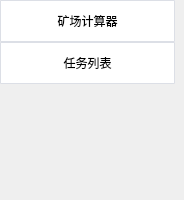
   <widget class="QWidget" name="tools_tab">
    <attribute name="title">
     <string>工具</string>
    </attribute>
    <widget class="QWidget" name="tools_widget" native="true">
     <property name="geometry">
      <rect>
       <x>0</x>
       <y>0</y>
       <width>175</width>
       <height>191</height>
      </rect>
     </property>
     <widget class="QPushButton" name="quarry_calculator_Button">
      <property name="geometry">
       <rect>
        <x>0</x>
        <y>0</y>
        <width>175</width>
        <height>42</height>
       </rect>
      </property>
      <property name="styleSheet">
       <string notr="true">QPushButton {
    background-color: #ffffff;
    border: 1px solid #dcdfe6;
    border-radius: 1px;
}

QPushButton:hover {
    background-color: #ecf5ff;
    color: #409eff;
}

QPushButton:pressed, QPushButton:checked {
    border: 1px solid #3a8ee6;
    color: #409eff;
}</string>
      </property>
      <property name="text">
       <string>矿场计算器</string>
      </property>
     </widget>
     <widget class="QPushButton" name="tasks_Button">
      <property name="geometry">
       <rect>
        <x>0</x>
        <y>42</y>
        <width>175</width>
        <height>42</height>
       </rect>
      </property>
      <property name="styleSheet">
       <string notr="true">QPushButton {
    background-color: #ffffff;
    border: 1px solid #dcdfe6;
    border-radius: 1px;
}

QPushButton:hover {
    background-color: #ecf5ff;
    color: #409eff;
}

QPushButton:pressed, QPushButton:checked {
    border: 1px solid #3a8ee6;
    color: #409eff;
}</string>
      </property>
      <property name="text">
       <string>任务列表</string>
      </property>
     </widget>
    </widget>
   </widget>
